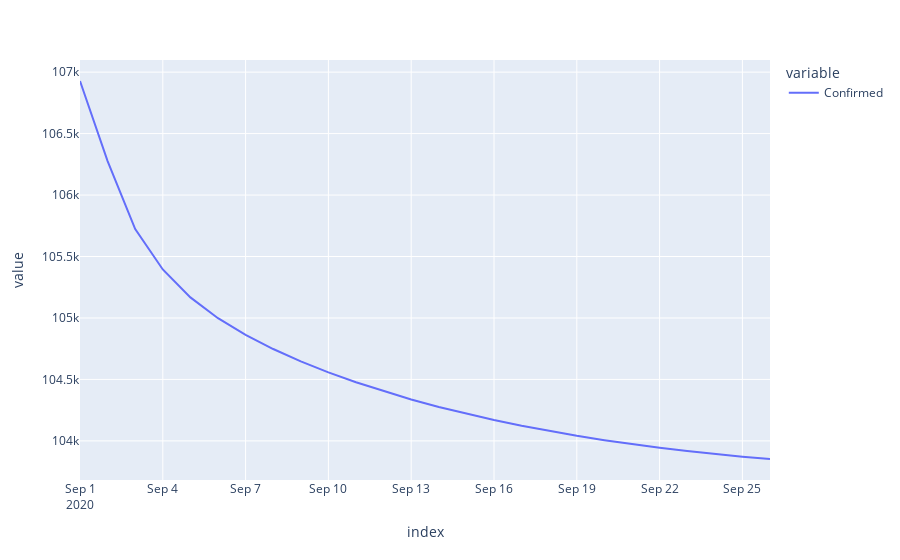

Notebook source saved alongside this figure:
### Code cell
cleaned_dfs['Alabama']['Confirmed'].plot()

### Figure 1 — Plotly figure (JSON) as saved in the notebook; plotly's stock layout.template omitted (floating-point values rounded to 4 significant figures)
{"data": [{"hovertemplate": "variable=Confirmed<br>index=%{x}<br>value=%{y}<extra></extra>", "legendgroup": "Confirmed", "line": {"color": "#636efa", "dash": "solid"}, "mode": "lines", "name": "Confirmed", "orientation": "v", "showlegend": true, "type": "scatter", "x": ["2020-09-01T00:00:00", "2020-09-02T00:00:00", "2020-09-03T00:00:00", "2020-09-04T00:00:00", "2020-09-05T00:00:00", "2020-09-06T00:00:00", "2020-09-07T00:00:00", "2020-09-08T00:00:00", "2020-09-09T00:00:00", "2020-09-10T00:00:00", "2020-09-11T00:00:00", "2020-09-12T00:00:00", "2020-09-13T00:00:00", "2020-09-14T00:00:00", "2020-09-15T00:00:00", "2020-09-16T00:00:00", "2020-09-17T00:00:00", "2020-09-18T00:00:00", "2020-09-19T00:00:00", "2020-09-20T00:00:00", "2020-09-21T00:00:00", "2020-09-22T00:00:00", "2020-09-23T00:00:00", "2020-09-24T00:00:00", "2020-09-25T00:00:00", "2020-09-26T00:00:00"], "xaxis": "x", "y": [106900.0, 106300.0, 105700.0, 105400.0, 105200.0, 105000.0, 104900.0, 104700.0, 104600.0, 104600.0, 104500.0, 104400.0, 104300.0, 104300.0, 104200.0, 104200.0, 104100.0, 104100.0, 104000.0, 104000.0, 104000.0, 103900.0, 103900.0, 103900.0, 103900.0, 103900.0], "yaxis": "y"}], "layout": {"legend": {"title": {"text": "variable"}, "tracegroupgap": 0}, "margin": {"t": 60}, "xaxis": {"anchor": "y", "domain": [0, 1], "title": {"text": "index"}}, "yaxis": {"anchor": "x", "domain": [0, 1], "title": {"text": "value"}}}}
